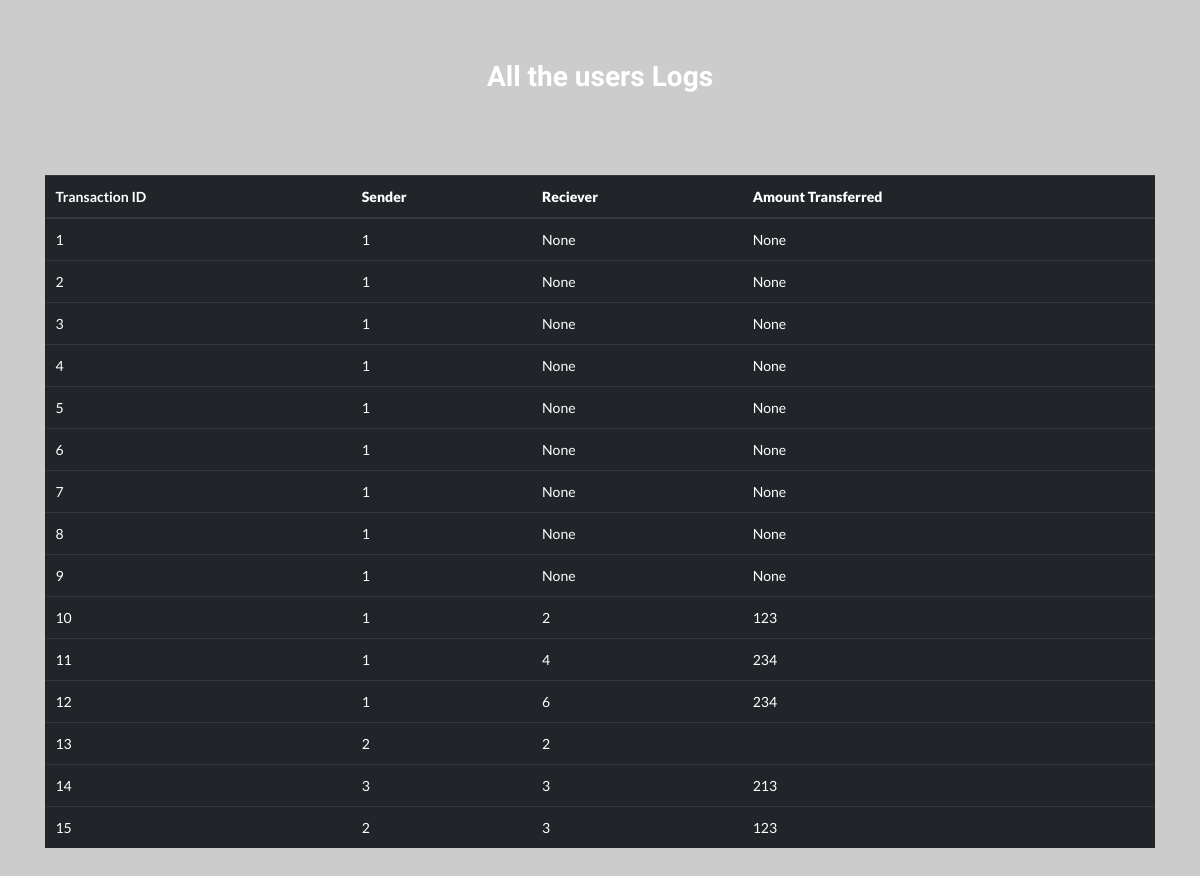
The page /logs on the database as committed earlier.
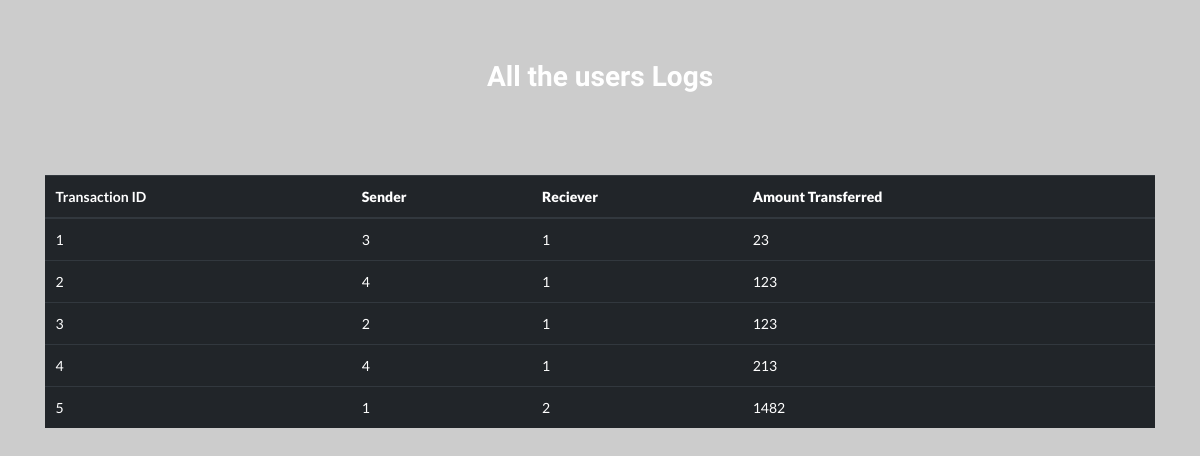
The same page on the database as committed later.
### tables this page shows
CREATE TABLE LOGS (  TRANSACTION_ID integer primary key AUTOINCREMENT, Sender number  , Reciever number ,credit_number number ,foreign key(Sender) references Users(uid),foreign key(Reciever) references Users(uid));

### Sparks/__init__.py (the view)
@app.route('/logs')
def logs():
   con=sql.connect('Database.db')
   cur=con.cursor()
   log=cur.execute('Select * from logs').fetchall()
   return render_template('Logs.html',user_logs=log)

### Sparks/Templates/Logs.html (shortened to what this page needs)
<!doctype html>
<html lang="en">
  <head>
    <link rel="stylesheet" href="https://stackpath.bootstrapcdn.com/bootstrap/4.1.3/css/bootstrap.min.css">
    <link rel="stylesheet" href="https://cdn.jsdelivr.net/npm/semantic-ui@2.4.2/dist/semantic.min.css">
    <h1 style="text-align: center;margin-top: 2%  ; padding:1%;color: white;font-family: 'Shadows Into Light', cursive;">All the users Logs</i></h1>
  </head>
  <body>
    <div class="container" style="margin-top: 4%;padding-top: 2%; position: relative;background-color: rgba(143, 138, 138, 0);">
        <table class=" table table-boderless table-dark" >
            <thead>
              <tr>
                <th scope="col">Transaction ID</th>
                <th scope="col"><b>Sender</b></th>
                <th scope="col"><b>Reciever</b></th>
                <th scope="col"><b>Amount Transferred</b></th>
              </tr>
            </thead>
            <tbody>
              {% for log in user_logs %}
              <tr>
                <td>{{log[0]}}</td>
                <td>{{log[1]}}</td>
                <td>{{log[2]}}</td>
                <td>{{log[3]}}</td>
              </tr>
              {% endfor %}
            </tbody>
          </table>
    </div>
  </body>
</html>

Rows that differ between the two databases and show on the page:
removed LOGS: TRANSACTION_ID "6", Sender "1", log "None"
removed LOGS: TRANSACTION_ID "7", Sender "1", log "None"
removed LOGS: TRANSACTION_ID "8", Sender "1", log "None"
removed LOGS: TRANSACTION_ID "9", Sender "1", log "None"
removed LOGS: TRANSACTION_ID "10", Sender "1", Reciever "2", credit_number "123"
removed LOGS: TRANSACTION_ID "11", Sender "1", Reciever "4", credit_number "234"
removed LOGS: TRANSACTION_ID "12", Sender "1", Reciever "6", credit_number "234"
removed LOGS: TRANSACTION_ID "13", Sender "2", Reciever "2"
removed LOGS: TRANSACTION_ID "14", Sender "3", Reciever "3", credit_number "213"
removed LOGS: TRANSACTION_ID "15", Sender "2", Reciever "3", credit_number "123"
changed LOGS id 1: Sender "1" → "3"; Reciever "None" → "1"; credit_number "None" → "23"
changed LOGS id 2: Sender "1" → "4"; Reciever "None" → "1"; credit_number "None" → "123"
changed LOGS id 3: Sender "1" → "2"; Reciever "None" → "1"; credit_number "None" → "123"
changed LOGS id 4: Sender "1" → "4"; Reciever "None" → "1"; credit_number "None" → "213"
changed LOGS id 5: Reciever "None" → "2"; credit_number "None" → "1482"
